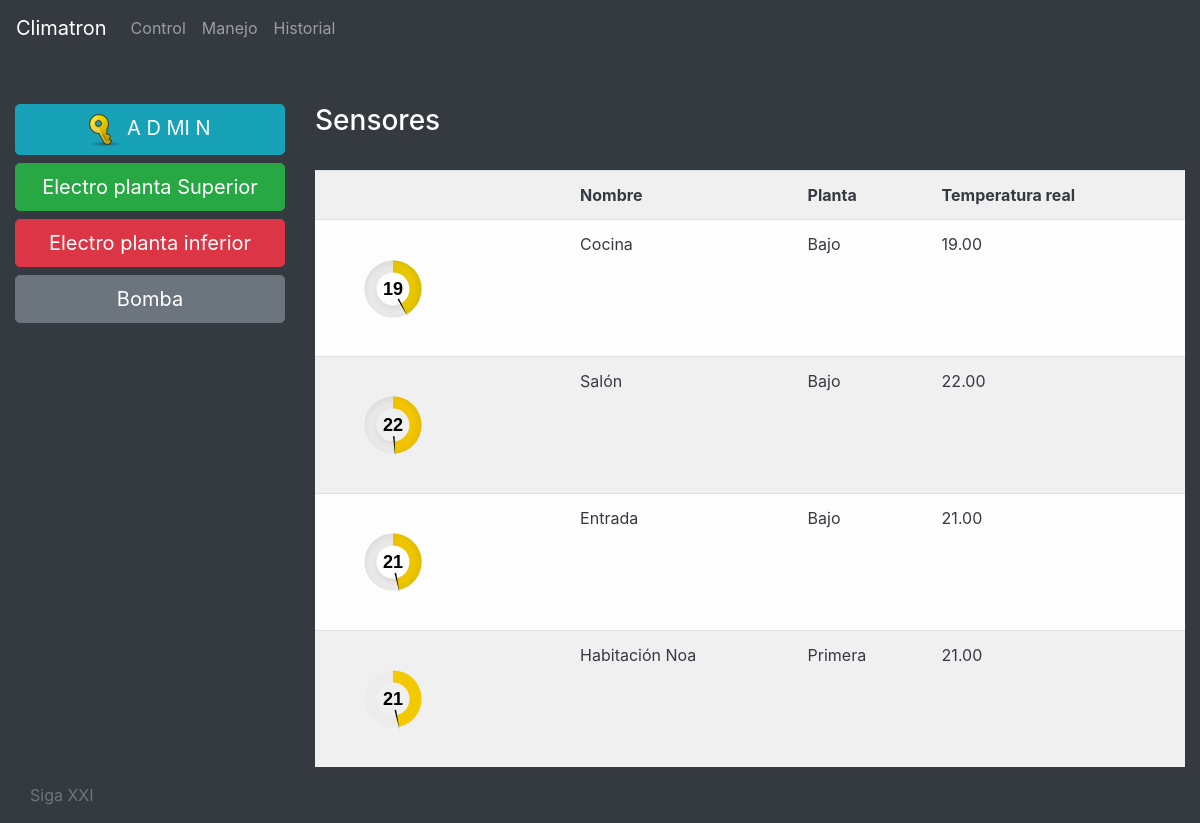
The app's page /, older data.
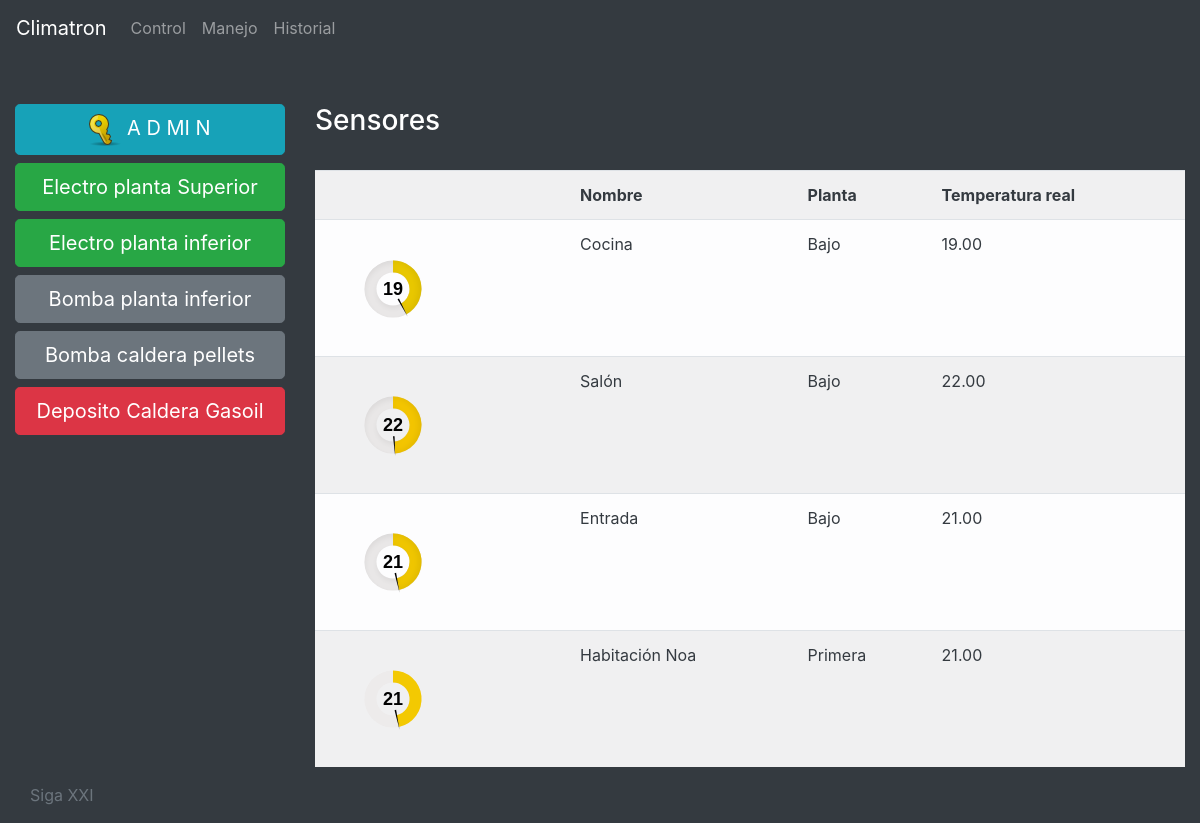
The same page, newer data.
### clima/models.py (models this page shows, shortened)
class sensor_instalacion(models.Model):
	nombre_sensor = models.CharField(max_length=100)
	tipo_sensor = models.ForeignKey(tipo_sensor, default=None, null=False, blank=False)
	estado = models.ForeignKey(estado, default=None, null=False, blank=False)
	valor = models.DecimalField(max_digits=5, decimal_places=2, default=Decimal('0.00'))
	fecha_lectura = models.DateTimeField(default=datetime.now, blank=False)
	puerto = models.IntegerField(default=0)
	class Meta:
		verbose_name_plural = "Sensores instalación"

class sensor(models.Model):
	nombre_sensor = models.CharField(max_length=100)
	tipo_sensor = models.ForeignKey(tipo_sensor, default=None, null=False, blank=False)
	planta = models.ForeignKey(planta, default=None, null=False, blank=False)
	ip = models.CharField(max_length=200)
	tb = models.DecimalField(max_digits=5, decimal_places=2)
	tn = models.DecimalField(max_digits=5, decimal_places=2)
	tc = models.DecimalField(max_digits=5, decimal_places=2)
	ultima_temperatura = models.DecimalField(max_digits=5, decimal_places=2, default=Decimal('0.00'))
	fecha_lectura = models.DateTimeField(default=datetime.now, blank=False)
	class Meta:
		verbose_name_plural = "Sensores"

class planta(models.Model):
	nombre_planta = models.CharField(max_length=100)
	class Meta:
		verbose_name_plural = "Plantas"
	def __unicode__(self):
		return self.nombre_planta

### clima/views.py (the view)
# urls.py: url(r'^$', views.home, name='home'),
def home(request):
	sensores = sensor.objects.order_by('planta')
	instalacion = sensor_instalacion.objects.order_by('tipo_sensor')
	context = {'los_sensores': sensores , 'las_instalaciones' : instalacion}
	return render(request, 'clima/home.html', context)

### templates/clima/home.html (shortened to what this page needs)
{% extends "base.html" %}
{%   load   staticfiles   %}
{% block elcss %}
<link href="{% static 'css/gauge.css' %}" rel="stylesheet">
{% endblock %}
{% block content %}
<br /><br />
<div class="row">
	<div class="col-md-3 col-lg-3">
		<a href="/admin" class="btn btn-info btn-lg btn-block">
			<img src="/media/key.png">
			A D MI N
		</a>
		{% for instalacion in las_instalaciones %}
			{% if instalacion.estado.codigo  == 1 %}
            			<a href="/sensor_instalacion_detalle/{{instalacion.id}}/" class="btn btn-success btn-lg btn-block">{{ instalacion.nombre_sensor }}</a>
       			{% endif %}
			{% if instalacion.estado.codigo  == 2 %}
            			<a href="/sensor_instalacion_detalle/{{instalacion.id}}/" class="btn btn-secondary btn-lg btn-block">{{ instalacion.nombre_sensor }}</a>
            		{% endif %}
			{% if instalacion.estado.codigo  == 0 %}
            			<a href="/sensor_instalacion_detalle/{{instalacion.id}}/" class="btn btn-danger btn-lg btn-block">{{ instalacion.nombre_sensor }}</a>
            		{% endif %}
     	   	{% endfor %}
    </div>
    <div class="col-md-9 col-lg-9" >
    	<h3> Sensores </h3>
    	<br />
    	{% if los_sensores %}
             <div class="table-responsive">
                <table class="table table-striped table-light text-dark">
                	<th></th>
                  <th>Nombre</th>
                  <th>Planta</th>
                  <th>Temperatura real</th>
                  {% for sensor in los_sensores %}
                    <tr>
                    		<td><div class="termometro" id="{{ sensor.nombre_sensor }}" ></div></td>
                        <td>{{ sensor.nombre_sensor }}</td>
                        <td>{{ sensor.planta }}</td>
                        <td>{{ sensor.ultima_temperatura }}</td>
                    </tr>
                  {% endfor %}
                </table>
            </div>
        {% else %}
            <p class="text-warning">Sin sensor</p>
        {% endif %}
    </div>
</div>
{% endblock %}

### templates/base.html (shortened to what this page needs)
{%   load   staticfiles   %}
<!DOCTYPE html>
<html lang="en">
<head>
	<link href="{% static 'css/bootstrap.min.css' %}" rel="stylesheet">
{%block elcss %}{% endblock %}
</head>
<body style="background-color: #343A40;">
	<nav class="navbar navbar-expand-md bg-dark navbar-dark">
  		<a class="navbar-brand" href="#">Climatron</a>
  		<div class="collapse navbar-collapse" id="collapsibleNavbar">
   		<ul class="navbar-nav">
   		   <li class="nav-item">
   		     <a class="nav-link" href="#">Control</a>
   		   </li>
   		   <li class="nav-item">
   		     <a class="nav-link" href="#">Manejo</a>
   		   </li>
   		   <li class="nav-item">
   		     <a class="nav-link" href="#">Historial</a>
   		   </li>
   		 </ul>
		</div>
	</nav>
	<div class="container-fluid bg-dark text-white">
		{% block content %} {% endblock %}
	</div>
	<div class="container-fluid bg-dark text-white">
		<row>
			<div class="col-md-12" >
				<div class="panel panel-default">
					<div class="panel-heading">
						<p class="text-muted">Siga XXI</p>
					</div>
				</div>
			</div>
		</row>
	</div>
</body>
</html>

### static/css/gauge.css (style rules this page uses)
.termometro { width:100px; height:80px; display: inline-block; margin: 1em; }

Row changes from the older to the newer data that the page shows:
changed sensor_instalacion "Electro planta inferior": estado_id 3 → 1 (drawn)
changed sensor_instalacion: nombre_sensor "Bomba" → "Bomba planta inferior"
added sensor_instalacion: nombre_sensor "Bomba caldera pellets"
added sensor_instalacion: nombre_sensor "Deposito Caldera Gasoil"
